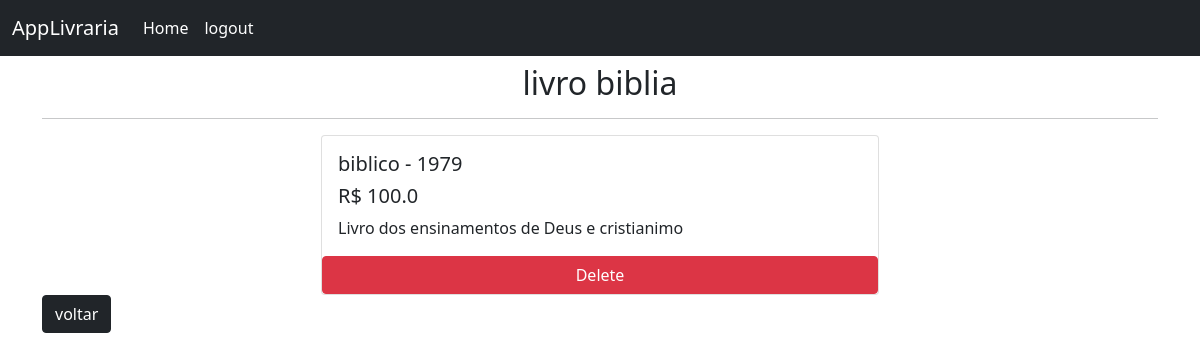
Screenshot of /book/3/ (signed in) with the database file from the repository.
### livraria/models.py (models this page shows, shortened)
class Book(models.Model):
    created_at = models.DateTimeField(auto_now_add = True)
    title = models.CharField(max_length = 50)
    description = models.CharField(max_length = 200)
    year = models.IntegerField()
    gern = models.CharField(max_length = 30)
    value = models.FloatField()

### livraria/views.py (the view)
# urls.py: path("book/<int:id>/",book_detail,name="book"),
def book_detail(request , id):
    if request.user.is_authenticated:
        book = Book.objects.get(id=id)
        return render(request,'book.html',{'book':book})
    else:
        messages.error(request,"voce não está autenticado para ver o livros")
        return redirect("home")

### livraria/templates/book.html
{% extends 'layout.html' %} {% block content %}
<h2 class="text-center">livro {{book.title}}</h2>
<hr />
<div>
  <div class="card col-6 m-auto">
    <div class="card-body">
      <h5 class="card-title">{{book.gern}} - {{book.year}}</h5>
      <h5 class="card-title">R$ {{book.value}}</h5>
      <p class="card-text">{{book.description}}</p>
    </div>
    <a href="{% url 'delete_book' book.id %}" class="btn btn-danger">Delete</a>
  </div>
  <a href="{% url 'home'%}" class="btn btn-dark"> voltar</a>
</div>
{% endblock %}

### rows the page displays
Book: title "biblia", gern "biblico", year "1979", value "100.0", description "Livro dos ensinamentos de Deus e cristianimo"
